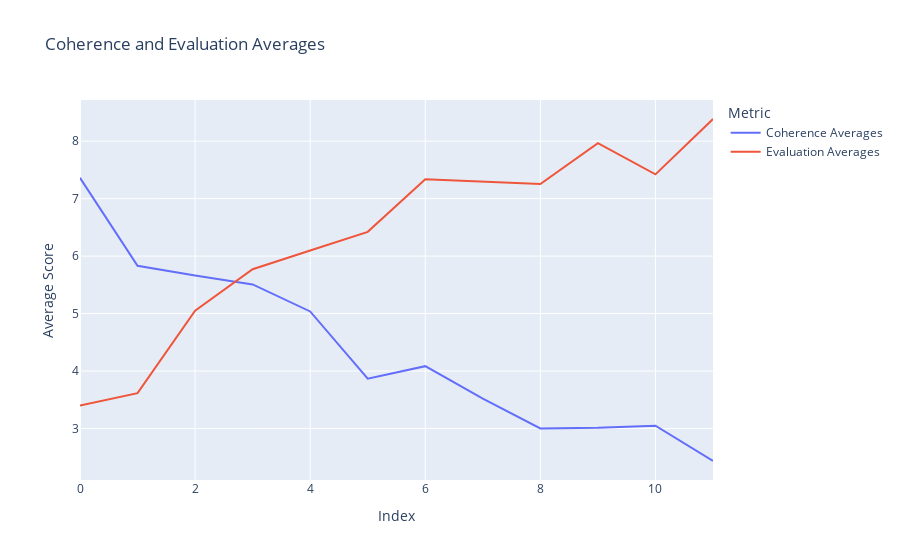

The code cell stored with this chart in its notebook:
### Code cell
# Create a DataFrame from the data
df = pd.DataFrame({
    'index': range(len(coherence_averages)),
    'Coherence Averages': coherence_averages,
    'Evaluation Averages': eval_averages
})

# Melt the DataFrame to create a "long" format suitable for plotting
df_melted = df.melt(id_vars=['index'], var_name='Metric', value_name='Score')

# Create the line plot
fig = px.line(df_melted, x='index', y='Score', color='Metric',
              title='Coherence and Evaluation Averages',
              labels={'index': 'Index', 'Score': 'Average Score'},
              line_shape='linear', render_mode='svg')

# Update layout for better readability
fig.update_layout(
    xaxis_title='Index',
    yaxis_title='Average Score',
    legend_title='Metric',
    font=dict(size=12)
)

# Show the plot
fig.show()

### Figure 1 — Plotly figure (JSON) as saved in the notebook; plotly's stock layout.template omitted (floating-point values rounded to 4 significant figures)
{"data": [{"hovertemplate": "Metric=Coherence Averages<br>Index=%{x}<br>Average Score=%{y}<extra></extra>", "legendgroup": "Coherence Averages", "line": {"color": "#636efa", "dash": "solid", "shape": "linear"}, "marker": {"symbol": "circle"}, "mode": "lines", "name": "Coherence Averages", "orientation": "v", "showlegend": true, "type": "scatter", "x": [0, 1, 2, 3, 4, 5, 6, 7, 8, 9, 10, 11], "xaxis": "x", "y": [7.361, 5.831, 5.663, 5.506, 5.036, 3.867, 4.084, 3.518, 3, 3.012, 3.048, 2.434], "yaxis": "y"}, {"hovertemplate": "Metric=Evaluation Averages<br>Index=%{x}<br>Average Score=%{y}<extra></extra>", "legendgroup": "Evaluation Averages", "line": {"color": "#EF553B", "dash": "solid", "shape": "linear"}, "marker": {"symbol": "circle"}, "mode": "lines", "name": "Evaluation Averages", "orientation": "v", "showlegend": true, "type": "scatter", "x": [0, 1, 2, 3, 4, 5, 6, 7, 8, 9, 10, 11], "xaxis": "x", "y": [3.398, 3.614, 5.048, 5.771, 6.096, 6.422, 7.337, 7.289, 7.253, 7.964, 7.422, 8.386], "yaxis": "y"}], "layout": {"font": {"size": 12}, "legend": {"title": {"text": "Metric"}, "tracegroupgap": 0}, "title": {"text": "Coherence and Evaluation Averages"}, "xaxis": {"anchor": "y", "domain": [0, 1], "title": {"text": "Index"}}, "yaxis": {"anchor": "x", "domain": [0, 1], "title": {"text": "Average Score"}}}}
